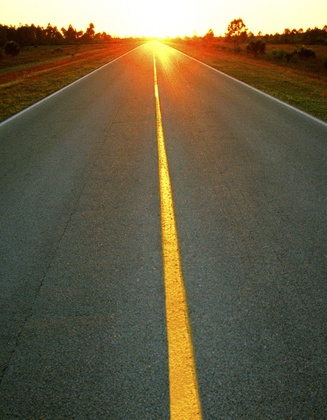
%> input picture 现代数字图像处理技术提高及应用案例详解(Matlab版)----源码/3.6改进型数字图像中直线特征的快速检测方法/road.jpg, 327 x 420 px, shrunk from 600 x 771 before the run
$ octave --eval "myhough(rgb2gray(imread('road.jpg')));"   (GNU Octave 9; MATLAB toolbox functions it lacks are replaced by stand-ins)
%> lines starting %> are read from the running program, lines starting %| are printed output that depends on the picture; in (x1, y1, x2, y2) boxes, pixels count from 0 and x2, y2 are one past the last pixel; in counts of white or black regions, pixels touching at a corner belong together; the program's own positions count from 1
function myhough(x)
%该函数实现Hough变换提取直线的功能。
%输入图像x，运行之后直接画出直线
%输入的图像x为灰度图像
[m,n]=size(x);
%> m = 420; n = 327
%转换成二值图像
bw=edge(x,'prewitt')
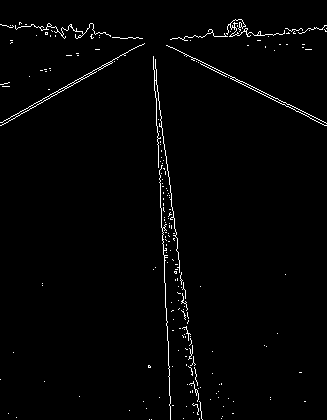
%> bw: size 420x327 logical; 1.7% white in thin lines or dots
%求出图像大小
md=round(sqrt(m^2+n^2));
%> md = 532
%确定网格的最大区域
ma=180;
ruthta=zeros(md,ma);
%产生计数矩阵
ruthx=cell(1,1);
%cell数组相当于c语言中的指针，可动态改变大小
for i=1:md
    for j=1:ma
        ruthx{i,j}=[];
    end
end
%> after the loop, ruthx = 95760 items
%产生空网格
for i=5:m-4
    for j=5:n-4
        if bw(i,j)==1
            for k=1:ma
                ru=round(abs(j*cos(k)+i*sin(k)));
                %根据直线的法线式表示，计算出平面上不同点的hough变换值
                ruthta(ru+1,k)=ruthta(ru+1,k)+1;
                %将hough变换值相应位置的计数值加1
                ruthx{ru+1,k}=[ruthx{ru+1,k},[i,j]'];
                %记录hough变换值相应位置对应的点的坐标
            end
        end
    end
end
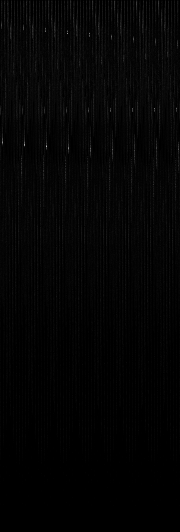
%> ruthta: size 532x180 double; min 0, max 184, mean 4.2
%> after the loop, ru = 454
figure
bw=ones(size(bw));
imshow(bw);
N=1;%这里假设图像上有一条主要直线
for i=1:N
    %这里假定图像上有N条主要直线
    [y1,coll]=max(ruthta);
    [y2,row]=max(y1);
    %求出hough变换最大值的坐标
    col=coll(row);
    ruthta(col,row)=0;
    %为了避免重复计算将计算过的点置为0
    p=3;
    if col-p>0&col+p<md&row-p>0&row+p<ma
        rethta(col-p:col+p,row-p:row+p)=0;
    end
    nds=ruthx{col,row};
    pline=draw_l(nds);
end
%> this loop made 1 pass
%> (y2, row, col, cx in draw_l) on pass 1: (184, 47, 147, 173.3)
%> rethta: size 150x50 double; every value is 0
%> ruthta: size 532x180 double; under 0.01% of pixels changed, all inside (x1, y1, x2, y2) = (46, 146, 47, 147)
%> `myhough(rgb2gray(imread('road.jpg')));`:
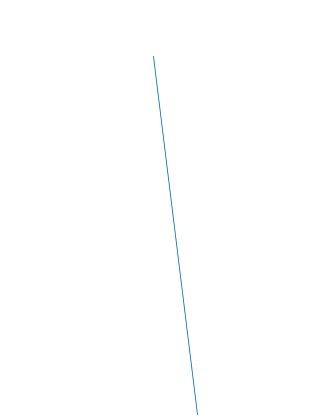
%> figure redrawn from the program's plot data
function pline=draw_l(im)
%此函数实现根据在一条直线上点的坐标，计算出直线参数，并画出直线的功能。
y=im(1,:);
x=im(2,:);
mx=max(x);nx=min(x);
%确定直线在x方向的范围
my=max(y);ny=min(y);
%确定直线在y方向的范围
cx=mean(x);cy=mean(y);
%计算出直线的中心点坐标
xx=x-cx;yy=y-cy;
a=sum(xx.^2)-sum(xx)^2;
b=sum(xx.*yy)-sum(xx)*sum(yy);
c=sum(yy.^2)-sum(yy)^2;
Vs=(a+c)/2+sqrt((a-c)^2/4+b^2);
%利用最小二乘拟合直线，求出与直线有关的Vs
if abs((Vs-a)/(b+eps))<=1
    my=floor(cy+(Vs-a)/(b+eps)*(mx-cx));
    ny=floor(cy+(Vs-a)/(b+eps)*(nx-cx));
else
    mx=floor(cx+b/(Vs-a+eps)*(my-cy));
    nx=floor(cx+b/(Vs-a+eps)*(ny-cy));
end
%为避免斜率大于1时计算端点坐标误差过大，根据斜率值确定最大的x坐标或者y坐标
line([nx,mx],[ny,my]);
%画出直线
pline =[[nx,ny]',[mx,my]'];
